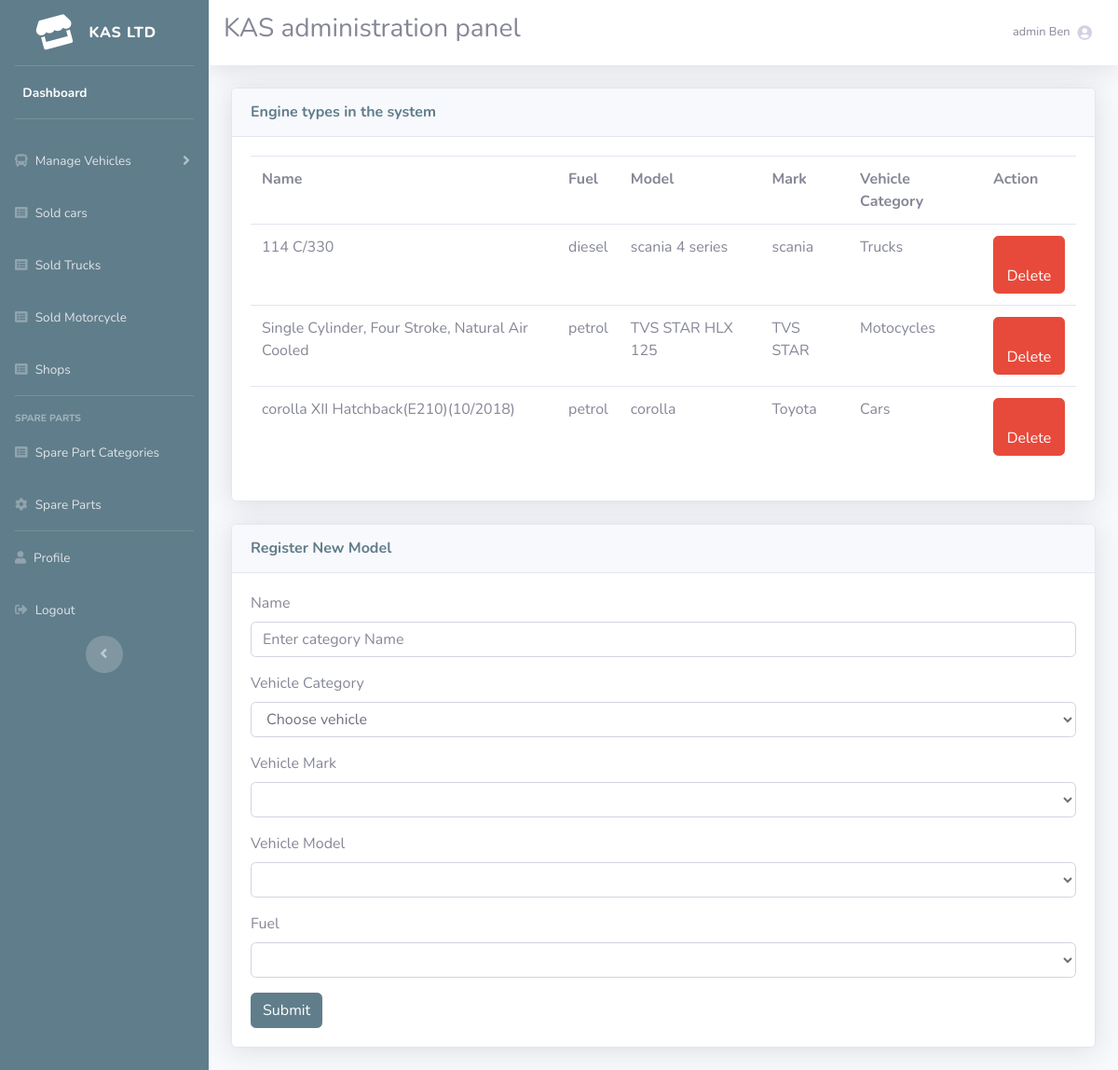
Screenshot of /admin/engines.php (signed in) with the database file from the repository.
### tables this page shows
CREATE TABLE IF NOT EXISTS `users` (
  `id` int(11) NOT NULL AUTO_INCREMENT,
  `fname` varchar(50) NOT NULL,
  `lname` varchar(50) NOT NULL,
  `email` varchar(100) NOT NULL,
  `username` varchar(50) NOT NULL,
  `password` varchar(100) NOT NULL,
  `type` varchar(10) NOT NULL DEFAULT 'CLIENT',
  PRIMARY KEY (`id`),
  UNIQUE KEY `username` (`username`),
  UNIQUE KEY `email` (`email`)
);

CREATE TABLE IF NOT EXISTS `engine_type` (
  `id` int(11) NOT NULL AUTO_INCREMENT,
  `name` varchar(100) NOT NULL,
  `fuel` varchar(100) NOT NULL,
  `vehicle_model` varchar(111) NOT NULL,
  `vehicle_mark` varchar(111) NOT NULL,
  `vehicle_category` varchar(111) NOT NULL,
  PRIMARY KEY (`id`)
);

### admin/admin_protect.php (called while the page is built, shortened)
<?php
include"../connect.php";
if(!isset($_SESSION['username'])){
    header("Location: ../login_register.php");
}else{
    $sql = "SELECT * FROM users where username='".$_SESSION['username']."'";
    $statement = $conn->query($sql);
    if($statement->rowCount() == 1){
        while (($row = $statement->fetch(PDO::FETCH_ASSOC)) !== false) {
            $type = $row['type'];
            if($type != 'ADMIN'){
                header("Location: ../index.php");
            }else{
                $admin_fname = $row['fname'];
                $admin_lname = $row['lname'];
            }
        }
    }
}
?>

### admin/engines.php (the view, shortened to what this page needs)
<?php
include"admin_protect.php";
include"fxs.php";
?>
<!DOCTYPE html>
<html lang="en">
<head>
  <link href="../css/fontawesome/css/all.min.css" rel="stylesheet" type="text/css">
  <link href="../css/admin.css" rel="stylesheet">
</head>
<body id="page-top">
  <div id="wrapper">
    <?php include"sidebar.php";?>
    <div id="content-wrapper" class="d-flex flex-column">
      <div id="content">
        <?php include"header.php";?>
        <div class="container-fluid">
          <div class="row">
            <?php
            $sql = "SELECT * FROM engine_type ORDER BY id DESC";
            $statement = $conn->query($sql);
            if($statement->rowCount() > 0){
                ?>
                <div class="col-xl-12 col-lg-12">
                <div class="card shadow mb-4">
                <div class="card-header py-3 d-flex flex-row align-items-center justify-content-between">
                    <h6 class="m-0 font-weight-bold text-primary">Engine types in the system</h6>
                </div>
                <div class="card-body">
                <div class="table-responsive">
                <table class="table">
                <tr>
                    <th>Name</th>
                    <th>Fuel</th>
                    <th>Model</th>
                    <th>Mark</th>
                    <th>Vehicle Category</th>
                    <th>Action</th>
                </tr>
                <?php
                while (($row = $statement->fetch(PDO::FETCH_ASSOC)) !== false) {
                    $id = $row['id'];
                    $name = $row['name'];
                    $category = $row['vehicle_category'];
                    $model = $row['vehicle_model'];
                    $mark = $row['vehicle_mark'];
                    $fuel = $row['fuel'];
                    echo"
                    <tr>
                    <td>$name</td>
                    <td>$fuel</td>
                    <td>$model</td>
                    <td>$mark</td>
                    <td>$category</td>
                    <td>";
                    ?>
                        <a href="engines.php?delete=<?php echo $id;?>" onclick="return confirm('Do want to delete this Engine?\nAll data related to this vehicle will also be deleted')">
                            <button class='btn btn-danger'><i class='fa fa-delete'></i> Delete</button>
                        </a>
                    <?php echo"</td>
                    ";
                }
                ?>
                </table>
                </div>
                </div>
                </div>
                </div>
                <?php
            }else{echo'<div class="col-xl-12 col-lg-12"><h2>No engines Found</h2><br></div>';}
            ?>
            <div class="col-lg-12">
              <div class="card shadow mb-4">
                <div class="card-header py-3">
                  <h6 class="m-0 font-weight-bold text-primary">Register New Model</h6>
                </div>
                <div class="card-body">
                  <form method="post" action="#" enctype="multipart/form-data">
                    <div class="form-group">
                      <label>Name</label>
                      <input type="text" name="names" class="form-control" placeholder="Enter category Name" required>
                    </div>
                    <div class="form-group">
                      <label>Vehicle Category</label>
                      <select name="v_category" class="form-control" id="vCategory" onchange="getMarks(this)" required>
                      </select>
                    </div>
                    <div class="form-group">
                      <label>Vehicle Mark</label>
                      <select name="mark" id="allMarks" class="form-control" required onchange="getModels(this)"></select>
                    </div>
                    <div class="form-group">
                      <label>Vehicle Model</label>
                      <select name="model" id="allModels" onchange="getFuels(this)" class="form-control" required></select>
                    </div>
                    <div class="form-group">
                      <label>Fuel</label>
                      <select name="fuel" id="allFuels" class="form-control" required></select>
                    </div>
                    <button type="submit" name="save" class="btn btn-primary">Submit</button>
                  </form>
                </div>
              </div>
            </div>
        </div>
      </div>
    </div>
  </div>
</body>
</html>

### admin/header.php (shortened to what this page needs)
<nav class="navbar navbar-expand navbar-light bg-white topbar mb-4 static-top shadow">
          <h3>KAS administration panel</h3>
          <ul class="navbar-nav ml-auto">
            <li class="nav-item dropdown no-arrow d-sm-none">
            <li class="nav-item dropdown no-arrow">
              <a class="nav-link dropdown-toggle" href="#" id="userDropdown" role="button" data-toggle="dropdown" aria-haspopup="true" aria-expanded="false">
                <span class="mr-2 d-none d-lg-inline text-gray-600 small"><?php echo"$admin_fname $admin_lname";?></span>
                <i class="fa fa-user-circle"></i>
              </a>
            </li>
          </ul>
        </nav>

### rows the page displays
users: fname "admin", lname "Ben"
engine_type: name "114 C/330", fuel "diesel", vehicle_model "scania 4 series", vehicle_mark "scania", vehicle_category "Trucks"
engine_type: name "Single Cylinder, Four Stroke, Natural Air Cooled", fuel "petrol", vehicle_model "TVS STAR HLX 125", vehicle_mark "TVS STAR", vehicle_category "Motocycles"
engine_type: name "corolla XII Hatchback(E210)(10/2018)", fuel "petrol", vehicle_model "corolla", vehicle_mark "Toyota", vehicle_category "Cars"
